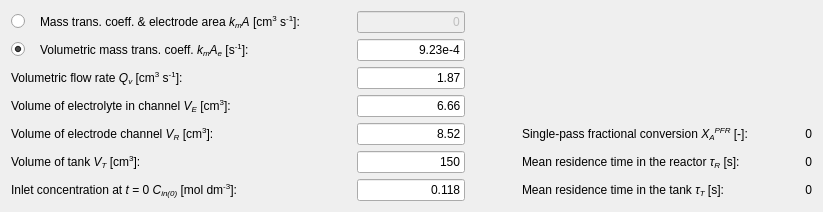
      <widget class="QWidget" name="tab_PFR_BR">
       <attribute name="title">
        <string>PFR BR</string>
       </attribute>
       <layout class="QGridLayout" name="gridLayout_2">
        <property name="horizontalSpacing">
         <number>57</number>
        </property>
        <item row="7" column="4">
         <widget class="QLabel" name="label_47">
          <property name="sizePolicy">
           <sizepolicy hsizetype="Fixed" vsizetype="Preferred">
            <horstretch>0</horstretch>
            <verstretch>0</verstretch>
           </sizepolicy>
          </property>
          <property name="text">
           <string>&lt;html&gt;&lt;head/&gt;&lt;body&gt;&lt;p&gt;Mean residence time in the reactor &lt;span style=&quot; font-style:italic;&quot;&gt;τ&lt;/span&gt;&lt;span style=&quot; font-style:italic; vertical-align:sub;&quot;&gt;R&lt;/span&gt; [s]:&lt;/p&gt;&lt;/body&gt;&lt;/html&gt;</string>
          </property>
          <property name="wordWrap">
           <bool>false</bool>
          </property>
         </widget>
        </item>
        <item row="7" column="5">
         <widget class="QLabel" name="lblPFRbr_tauR">
          <property name="sizePolicy">
           <sizepolicy hsizetype="Preferred" vsizetype="Preferred">
            <horstretch>0</horstretch>
            <verstretch>0</verstretch>
           </sizepolicy>
          </property>
          <property name="text">
           <string>0</string>
          </property>
          <property name="alignment">
           <set>Qt::AlignRight|Qt::AlignTrailing|Qt::AlignVCenter</set>
          </property>
         </widget>
        </item>
        <item row="3" column="3">
         <widget class="QLineEdit" name="boxPFRbr_Qv">
          <property name="sizePolicy">
           <sizepolicy hsizetype="Fixed" vsizetype="Fixed">
            <horstretch>0</horstretch>
            <verstretch>0</verstretch>
           </sizepolicy>
          </property>
          <property name="text">
           <string>1.87</string>
          </property>
          <property name="alignment">
           <set>Qt::AlignRight|Qt::AlignTrailing|Qt::AlignVCenter</set>
          </property>
         </widget>
        </item>
        <item row="6" column="4">
         <widget class="QLabel" name="label_46">
          <property name="sizePolicy">
           <sizepolicy hsizetype="Fixed" vsizetype="Preferred">
            <horstretch>0</horstretch>
            <verstretch>0</verstretch>
           </sizepolicy>
          </property>
          <property name="text">
           <string>&lt;html&gt;&lt;head/&gt;&lt;body&gt;&lt;p&gt;Single-pass fractional conversion &lt;span style=&quot; font-style:italic;&quot;&gt;X&lt;/span&gt;&lt;span style=&quot; font-style:italic; vertical-align:sub;&quot;&gt;A&lt;/span&gt;&lt;span style=&quot; font-style:italic; vertical-align:super;&quot;&gt;PFR&lt;/span&gt; [-]:&lt;/p&gt;&lt;/body&gt;&lt;/html&gt;</string>
          </property>
          <property name="wordWrap">
           <bool>false</bool>
          </property>
         </widget>
        </item>
        <item row="6" column="3">
         <widget class="QLineEdit" name="boxPFRbr_VR">
          <property name="sizePolicy">
           <sizepolicy hsizetype="Fixed" vsizetype="Fixed">
            <horstretch>0</horstretch>
            <verstretch>0</verstretch>
           </sizepolicy>
          </property>
          <property name="text">
           <string>8.52</string>
          </property>
          <property name="alignment">
           <set>Qt::AlignRight|Qt::AlignTrailing|Qt::AlignVCenter</set>
          </property>
         </widget>
        </item>
        <item row="6" column="1">
         <widget class="QLabel" name="label_43">
          <property name="sizePolicy">
           <sizepolicy hsizetype="Preferred" vsizetype="Preferred">
            <horstretch>0</horstretch>
            <verstretch>0</verstretch>
           </sizepolicy>
          </property>
          <property name="text">
           <string>&lt;html&gt;&lt;head/&gt;&lt;body&gt;&lt;p&gt;Volume of electrode channel &lt;span style=&quot; font-style:italic;&quot;&gt;V&lt;/span&gt;&lt;span style=&quot; font-style:italic; vertical-align:sub;&quot;&gt;R&lt;/span&gt; [cm&lt;span style=&quot; vertical-align:super;&quot;&gt;3&lt;/span&gt;]:&lt;/p&gt;&lt;/body&gt;&lt;/html&gt;</string>
          </property>
          <property name="wordWrap">
           <bool>true</bool>
          </property>
         </widget>
        </item>
        <item row="8" column="5">
         <widget class="QLabel" name="lblPFRbr_tauT">
          <property name="sizePolicy">
           <sizepolicy hsizetype="Preferred" vsizetype="Preferred">
            <horstretch>0</horstretch>
            <verstretch>0</verstretch>
           </sizepolicy>
          </property>
          <property name="text">
           <string>0</string>
          </property>
          <property name="alignment">
           <set>Qt::AlignRight|Qt::AlignTrailing|Qt::AlignVCenter</set>
          </property>
         </widget>
        </item>
        <item row="8" column="4">
         <widget class="QLabel" name="label_48">
          <property name="sizePolicy">
           <sizepolicy hsizetype="Fixed" vsizetype="Preferred">
            <horstretch>0</horstretch>
            <verstretch>0</verstretch>
           </sizepolicy>
          </property>
          <property name="text">
           <string>&lt;html&gt;&lt;head/&gt;&lt;body&gt;&lt;p&gt;Mean residence time in the tank &lt;span style=&quot; font-style:italic;&quot;&gt;τ&lt;/span&gt;&lt;span style=&quot; font-style:italic; vertical-align:sub;&quot;&gt;T&lt;/span&gt; [s]:&lt;/p&gt;&lt;/body&gt;&lt;/html&gt;</string>
          </property>
          <property name="wordWrap">
           <bool>false</bool>
          </property>
         </widget>
        </item>
        <item row="7" column="1">
         <widget class="QLabel" name="label_44">
          <property name="sizePolicy">
           <sizepolicy hsizetype="Preferred" vsizetype="Preferred">
            <horstretch>0</horstretch>
            <verstretch>0</verstretch>
           </sizepolicy>
          </property>
          <property name="text">
           <string>&lt;html&gt;&lt;head/&gt;&lt;body&gt;&lt;p&gt;Volume of tank &lt;span style=&quot; font-style:italic;&quot;&gt;V&lt;/span&gt;&lt;span style=&quot; font-style:italic; vertical-align:sub;&quot;&gt;T&lt;/span&gt; [cm&lt;span style=&quot; vertical-align:super;&quot;&gt;3&lt;/span&gt;]:&lt;/p&gt;&lt;/body&gt;&lt;/html&gt;</string>
          </property>
          <property name="wordWrap">
           <bool>true</bool>
          </property>
         </widget>
        </item>
        <item row="8" column="3">
         <widget class="QLineEdit" name="boxPFRbr_Cin0">
          <property name="sizePolicy">
           <sizepolicy hsizetype="Fixed" vsizetype="Fixed">
            <horstretch>0</horstretch>
            <verstretch>0</verstretch>
           </sizepolicy>
          </property>
          <property name="text">
           <string>0.118</string>
          </property>
          <property name="alignment">
           <set>Qt::AlignRight|Qt::AlignTrailing|Qt::AlignVCenter</set>
          </property>
         </widget>
        </item>
        <item row="7" column="3">
         <widget class="QLineEdit" name="boxPFRbr_VT">
          <property name="sizePolicy">
           <sizepolicy hsizetype="Fixed" vsizetype="Fixed">
            <horstretch>0</horstretch>
            <verstretch>0</verstretch>
           </sizepolicy>
          </property>
          <property name="text">
           <string>150</string>
          </property>
          <property name="alignment">
           <set>Qt::AlignRight|Qt::AlignTrailing|Qt::AlignVCenter</set>
          </property>
         </widget>
        </item>
        <item row="8" column="1">
         <widget class="QLabel" name="label_45">
          <property name="sizePolicy">
           <sizepolicy hsizetype="Preferred" vsizetype="Preferred">
            <horstretch>0</horstretch>
            <verstretch>0</verstretch>
           </sizepolicy>
          </property>
          <property name="text">
           <string>&lt;html&gt;&lt;head/&gt;&lt;body&gt;&lt;p&gt;Inlet concentration at &lt;span style=&quot; font-style:italic;&quot;&gt;t&lt;/span&gt; = 0 &lt;span style=&quot; font-style:italic;&quot;&gt;C&lt;/span&gt;&lt;span style=&quot; font-style:italic; vertical-align:sub;&quot;&gt;in(0)&lt;/span&gt; [mol dm&lt;span style=&quot; vertical-align:super;&quot;&gt;-3&lt;/span&gt;]:&lt;/p&gt;&lt;/body&gt;&lt;/html&gt;</string>
          </property>
          <property name="wordWrap">
           <bool>true</bool>
          </property>
         </widget>
        </item>
        <item row="3" column="1">
         <widget class="QLabel" name="label_42">
          <property name="sizePolicy">
           <sizepolicy hsizetype="Preferred" vsizetype="Preferred">
            <horstretch>0</horstretch>
            <verstretch>0</verstretch>
           </sizepolicy>
          </property>
          <property name="text">
           <string>&lt;html&gt;&lt;head/&gt;&lt;body&gt;&lt;p&gt;Volumetric flow rate &lt;span style=&quot; font-style:italic;&quot;&gt;Q&lt;/span&gt;&lt;span style=&quot; font-style:italic; vertical-align:sub;&quot;&gt;v&lt;/span&gt; [cm&lt;span style=&quot; vertical-align:super;&quot;&gt;3&lt;/span&gt; s&lt;span style=&quot; vertical-align:super;&quot;&gt;-1&lt;/span&gt;]:&lt;/p&gt;&lt;/body&gt;&lt;/html&gt;</string>
          </property>
          <property name="wordWrap">
           <bool>true</bool>
          </property>
         </widget>
        </item>
        <item row="4" column="3">
         <widget class="QLineEdit" name="boxPFRbr_VE">
          <property name="sizePolicy">
           <sizepolicy hsizetype="Fixed" vsizetype="Fixed">
            <horstretch>0</horstretch>
            <verstretch>0</verstretch>
           </sizepolicy>
          </property>
          <property name="text">
           <string>6.66</string>
          </property>
          <property name="alignment">
           <set>Qt::AlignRight|Qt::AlignTrailing|Qt::AlignVCenter</set>
          </property>
         </widget>
        </item>
        <item row="6" column="5">
         <widget class="QLabel" name="lblPFRbr_XA">
          <property name="sizePolicy">
           <sizepolicy hsizetype="Preferred" vsizetype="Preferred">
            <horstretch>0</horstretch>
            <verstretch>0</verstretch>
           </sizepolicy>
          </property>
          <property name="text">
           <string>0</string>
          </property>
          <property name="alignment">
           <set>Qt::AlignRight|Qt::AlignTrailing|Qt::AlignVCenter</set>
          </property>
         </widget>
        </item>
        <item row="4" column="1">
         <widget class="QLabel" name="label_7">
          <property name="sizePolicy">
           <sizepolicy hsizetype="Fixed" vsizetype="Fixed">
            <horstretch>0</horstretch>
            <verstretch>0</verstretch>
           </sizepolicy>
          </property>
          <property name="text">
           <string>&lt;html&gt;&lt;head/&gt;&lt;body&gt;&lt;p&gt;Volume of electrolyte in channel &lt;span style=&quot; font-style:italic;&quot;&gt;V&lt;/span&gt;&lt;span style=&quot; font-style:italic; vertical-align:sub;&quot;&gt;E&lt;/span&gt; [cm&lt;span style=&quot; vertical-align:super;&quot;&gt;3&lt;/span&gt;]:&lt;/p&gt;&lt;/body&gt;&lt;/html&gt;</string>
          </property>
         </widget>
        </item>
        <item row="2" column="3">
         <widget class="QLineEdit" name="boxPFRbr_kmAe">
          <property name="sizePolicy">
           <sizepolicy hsizetype="Fixed" vsizetype="Fixed">
            <horstretch>0</horstretch>
            <verstretch>0</verstretch>
           </sizepolicy>
          </property>
          <property name="text">
           <string>9.23e-4</string>
          </property>
          <property name="alignment">
           <set>Qt::AlignRight|Qt::AlignTrailing|Qt::AlignVCenter</set>
          </property>
         </widget>
        </item>
        <item row="1" column="3">
         <widget class="QLineEdit" name="boxPFRbr_kmA">
          <property name="enabled">
           <bool>false</bool>
          </property>
          <property name="sizePolicy">
           <sizepolicy hsizetype="Fixed" vsizetype="Fixed">
            <horstretch>0</horstretch>
            <verstretch>0</verstretch>
           </sizepolicy>
          </property>
          <property name="text">
           <string>0</string>
          </property>
          <property name="alignment">
           <set>Qt::AlignRight|Qt::AlignTrailing|Qt::AlignVCenter</set>
          </property>
         </widget>
        </item>
        <item row="1" column="4" rowspan="4" colspan="2">
         <widget class="QLabel" name="label_52">
          <property name="text">
           <string/>
          </property>
          <property name="pixmap">
           <pixmap>PFR_BR.png</pixmap>
          </property>
          <property name="scaledContents">
           <bool>false</bool>
          </property>
          <property name="alignment">
           <set>Qt::AlignCenter</set>
          </property>
         </widget>
        </item>
        <item row="1" column="1">
         <layout class="QHBoxLayout" name="horizontalLayout_4">
          <property name="spacing">
           <number>15</number>
          </property>
          <item>
           <widget class="QRadioButton" name="rbtn_kmA_PFR_br">
            <property name="sizePolicy">
             <sizepolicy hsizetype="Fixed" vsizetype="Fixed">
              <horstretch>0</horstretch>
              <verstretch>0</verstretch>
             </sizepolicy>
            </property>
            <property name="text">
             <string/>
            </property>
           </widget>
          </item>
          <item>
           <widget class="QLabel" name="label_11">
            <property name="text">
             <string>&lt;html&gt;&lt;head/&gt;&lt;body&gt;&lt;p&gt;Mass trans. coeff. &amp;amp; electrode area &lt;span style=&quot; font-style:italic;&quot;&gt;k&lt;/span&gt;&lt;span style=&quot; font-style:italic; vertical-align:sub;&quot;&gt;m&lt;/span&gt;&lt;span style=&quot; font-style:italic;&quot;&gt;A&lt;/span&gt; [cm&lt;span style=&quot; vertical-align:super;&quot;&gt;3&lt;/span&gt; s&lt;span style=&quot; vertical-align:super;&quot;&gt;-1&lt;/span&gt;]:&lt;/p&gt;&lt;/body&gt;&lt;/html&gt;</string>
            </property>
           </widget>
          </item>
         </layout>
        </item>
        <item row="2" column="1">
         <layout class="QHBoxLayout" name="horizontalLayout_5">
          <property name="spacing">
           <number>15</number>
          </property>
          <item>
           <widget class="QRadioButton" name="rbtn_kmAe_PFR_br">
            <property name="sizePolicy">
             <sizepolicy hsizetype="Fixed" vsizetype="Fixed">
              <horstretch>0</horstretch>
              <verstretch>0</verstretch>
             </sizepolicy>
            </property>
            <property name="text">
             <string/>
            </property>
            <property name="checked">
             <bool>true</bool>
            </property>
           </widget>
          </item>
          <item>
           <widget class="QLabel" name="label_31">
            <property name="text">
             <string>&lt;html&gt;&lt;head/&gt;&lt;body&gt;&lt;p&gt;Volumetric mass trans. coeff. &lt;span style=&quot; font-style:italic;&quot;&gt;k&lt;/span&gt;&lt;span style=&quot; font-style:italic; vertical-align:sub;&quot;&gt;m&lt;/span&gt;&lt;span style=&quot; font-style:italic;&quot;&gt;A&lt;/span&gt;&lt;span style=&quot; font-style:italic; vertical-align:sub;&quot;&gt;e&lt;/span&gt; [s&lt;span style=&quot; vertical-align:super;&quot;&gt;-1&lt;/span&gt;]:&lt;/p&gt;&lt;/body&gt;&lt;/html&gt;</string>
            </property>
           </widget>
          </item>
         </layout>
        </item>
       </layout>
      </widget>
